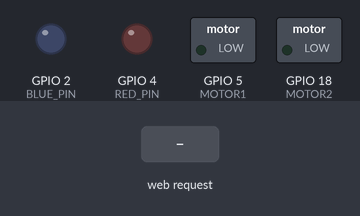
This sketch was run on a simulated ESP32. Shown: switched loads named in the sketch (green lamp = pin HIGH), output pins drawn as LEDs (lit = HIGH). Dashed ring = blinking. Inputs (shaded band) come from the test bench. WiFi joins after 1.5 s; servers stay silent unless stated; what the sketch prints to the serial monitor is not drawn.

Above: at 2.8 s.
2.9 s: HTTP request GET /startBlue received
At 3.1 s:
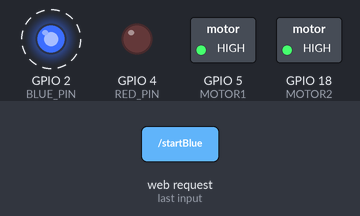
5.9 s: HTTP request GET /startAlt received
At 6.3 s:
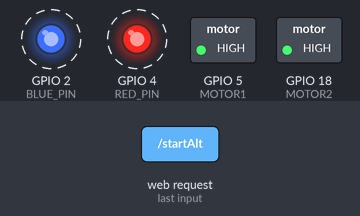
8.9 s: HTTP request GET /stopBlink received
At 9.2 s:
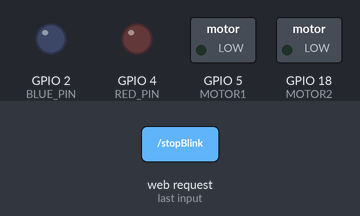
Timing chart, 0 to 11.9 s (numbered marks = the images above; inputs shaded):
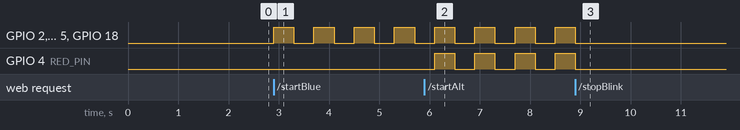

Measured:
- after the input at 2.9 s, GPIO 2 (BLUE_PIN), GPIO 5 (MOTOR1), GPIO 18 (MOTOR2): alternates HIGH for 0.40 s and LOW for 0.40 s, starting at once
- after the input at 5.9 s, GPIO 4 (RED_PIN): alternates HIGH for 0.40 s and LOW for 0.40 s, starting after 0.20 s
- after the input at 8.9 s, GPIO 2 (BLUE_PIN), GPIO 4 (RED_PIN), GPIO 5 (MOTOR1), GPIO 18 (MOTOR2): goes on until 8.9 s, then stays LOW

The sketch:

rightShoe.ino
```cpp
/* Right ESP - updated for robust reconnect + dual motors
   - same endpoints as before
*/

#include <WiFi.h>
#include <WebServer.h>

// ---------- CONFIG ----------
const char* ssid = "Redmi Note 9 Pro Max";
const char* password = "redmi@jai";

IPAddress LOCAL_IP(10, 77, 49, 147);   // Right ESP
IPAddress GATEWAY(10, 77, 49, 233);    // <-- actual hotspot gateway
IPAddress SUBNET(255, 255, 255, 0);

// LED pins
const int BLUE_PIN = 2;
const int RED_PIN  = 4;

// Motor pins
const int MOTOR1 = 5;
const int MOTOR2 = 18;

// blink timing
const unsigned long BLINK_INTERVAL_MS = 400;

WebServer server(80);

// runtime state
enum BlinkMode { STOPPED, BLUE_CONTINUOUS, ALT_RED_BLUE };
volatile BlinkMode mode = STOPPED;

unsigned long lastToggle = 0;
bool blueState = false;
bool redState = false;

void motorsOn() {
  digitalWrite(MOTOR1, HIGH);
  digitalWrite(MOTOR2, HIGH);
}
void motorsOff() {
  digitalWrite(MOTOR1, LOW);
  digitalWrite(MOTOR2, LOW);
}

// ---------- HTTP handlers ----------
void handleBlinkOnce() {
  digitalWrite(BLUE_PIN, HIGH);
  motorsOn();
  delay(300);
  digitalWrite(BLUE_PIN, LOW);
  motorsOff();
  server.send(200, "text/plain", "blinked");
}
void handleStartBlue() {
  mode = BLUE_CONTINUOUS;
  server.send(200, "text/plain", "startBlue");
}
void handleStartAlt() {
  mode = ALT_RED_BLUE;
  server.send(200, "text/plain", "startAlt");
}
void handleStopBlink() {
  mode = STOPPED;
  digitalWrite(BLUE_PIN, LOW);
  digitalWrite(RED_PIN, LOW);
  motorsOff();
  server.send(200, "text/plain", "stopped");
}
void handleRoot() {
  server.send(200, "text/plain", "ESP Blinker OK");
}

// ---------- setup & loop ----------
unsigned long lastWifiCheck = 0;
const unsigned long WIFI_CHECK_INTERVAL = 3000; // ms

void ensureWiFi() {
  if (WiFi.status() != WL_CONNECTED) {
    Serial.print("WiFi not connected. Attempting reconnect...");
    WiFi.mode(WIFI_STA);
    WiFi.setAutoReconnect(true);
    WiFi.config(LOCAL_IP, GATEWAY, SUBNET);
    WiFi.begin(ssid, password);
    unsigned long start = millis();
    while (WiFi.status() != WL_CONNECTED && millis() - start < 8000) {
      delay(250);
      Serial.print(".");
    }
    Serial.println();
    if (WiFi.status() == WL_CONNECTED) {
      Serial.print("Connected! IP: ");
      Serial.println(WiFi.localIP());
    } else {
      Serial.println("Reconnect attempt failed - will retry.");
    }
  }
}

void setup() {
  Serial.begin(115200);

  pinMode(BLUE_PIN, OUTPUT);
  pinMode(RED_PIN, OUTPUT);
  pinMode(MOTOR1, OUTPUT);
  pinMode(MOTOR2, OUTPUT);
  digitalWrite(BLUE_PIN, LOW);
  digitalWrite(RED_PIN, LOW);
  motorsOff();

  WiFi.mode(WIFI_STA);
  WiFi.setAutoReconnect(true);

  if (!WiFi.config(LOCAL_IP, GATEWAY, SUBNET)) {
    Serial.println("WiFi.config reported failure - device will try DHCP fallback.");
  }

  Serial.print("Connecting to hotspot...");
  WiFi.begin(ssid, password);
  unsigned long start = millis();
  while (WiFi.status() != WL_CONNECTED && millis() - start < 20000) {
    delay(400);
    Serial.print(".");
  }
  Serial.println();
  if (WiFi.status() == WL_CONNECTED) {
    Serial.print("Connected, IP: ");
    Serial.println(WiFi.localIP());
  } else {
    Serial.println("Initial connect failed (will keep trying in loop).");
  }

  // HTTP routes
  server.on("/", handleRoot);
  server.on("/blinkOnce", handleBlinkOnce);
  server.on("/startBlue", handleStartBlue);
  server.on("/startAlt", handleStartAlt);
  server.on("/stopBlink", handleStopBlink);
  server.begin();
  Serial.println("HTTP server started");
}

void loop() {
  server.handleClient();

  if (millis() - lastWifiCheck > WIFI_CHECK_INTERVAL) {
    lastWifiCheck = millis();
    ensureWiFi();
  }

  unsigned long now = millis();
  if (mode == BLUE_CONTINUOUS) {
    if (now - lastToggle >= BLINK_INTERVAL_MS) {
      lastToggle = now;
      blueState = !blueState;
      digitalWrite(BLUE_PIN, blueState ? HIGH : LOW);
      if (blueState) motorsOn(); else motorsOff();
      digitalWrite(RED_PIN, LOW);
    }
  } else if (mode == ALT_RED_BLUE) {
    if (now - lastToggle >= BLINK_INTERVAL_MS) {
      lastToggle = now;
      blueState = !blueState;
      redState = !redState;
      digitalWrite(BLUE_PIN, blueState ? HIGH : LOW);
      digitalWrite(RED_PIN, redState ? HIGH : LOW);
      if (blueState || redState) motorsOn(); else motorsOff();
    }
  } else {
    motorsOff();
  }
}
```
